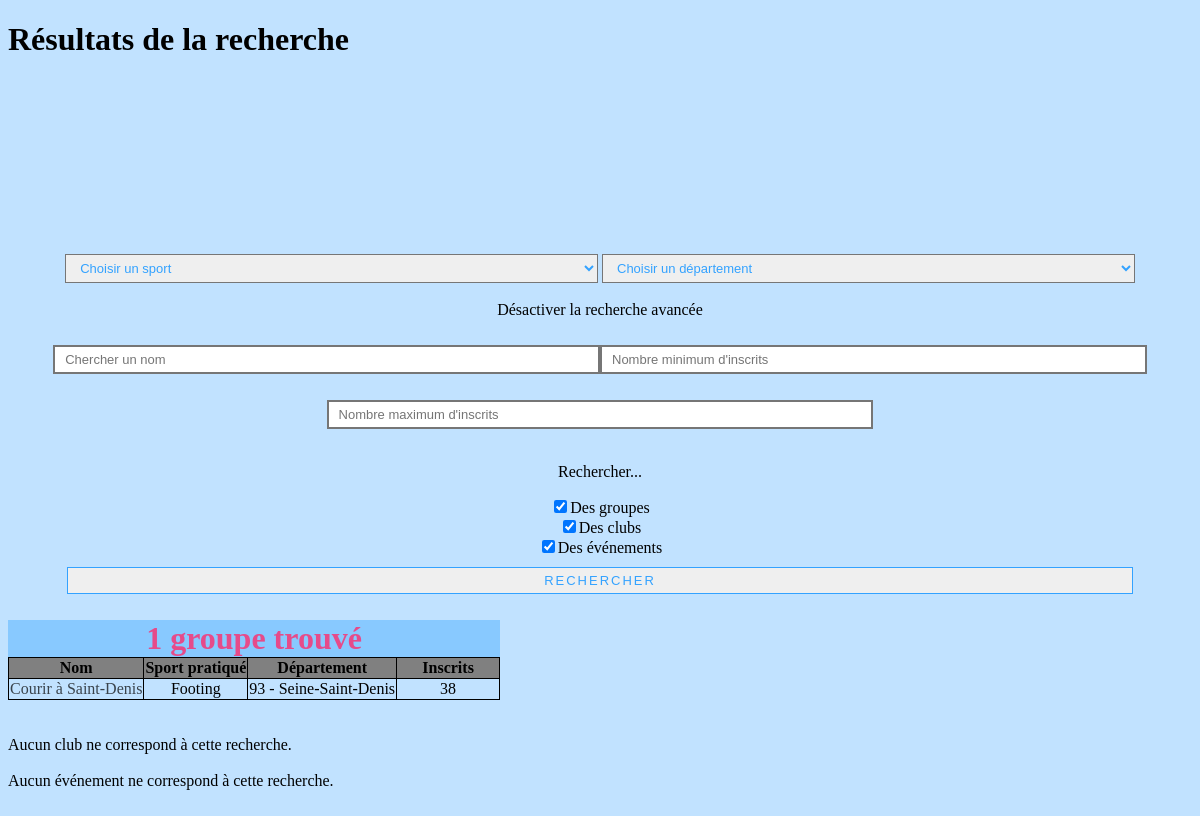
/resultats_recherche.php?sport=Footing, run on the app's committed database.
### tables this page shows
CREATE TABLE IF NOT EXISTS `groupe` (
  `id` int(11) NOT NULL AUTO_INCREMENT,
  `nom` varchar(80) NOT NULL,
  `description` text NOT NULL,
  `sport` varchar(80) NOT NULL,
  `statut` varchar(6) NOT NULL,
  `departement` varchar(80) NOT NULL,
  `image` text NOT NULL,
  `inscrits` int(11) NOT NULL,
  `membres_max` int(11) NOT NULL,
  PRIMARY KEY (`id`),
  KEY `id` (`id`)
);

### liste_departements.php (the view, shortened to what this page needs)
<select name="departement" class="critere">
	<option value="">Choisir un département</option>
</select>

### resultats_recherche.php (shortened to what this page needs)
<!DOCTYPE html>
<?php include('bdd.php') ?>
<html>
    <head>
        <link rel="stylesheet" href="Accueil.css">
    </head>
    <body>
    	<h1>Résultats de la recherche</h1></br></br>
    	<?php
            include('search.php');
            if (isset($_GET['sport'])) {
                $sport=$_GET['sport'];
                $departement='';
                $nom='';
                $min='';
                $max='';
            }
            if (isset($sport)) {
                for ($i=0; $i<=2; $i++) {
                    if (isset($_POST[$table[$i]]) or isset($_GET['sport'])) {
                        if (empty($min)) {$min=0;}
                        if (empty($max)) {$max=1000000;}
                        $pre_requete = ' FROM ' . $table[$i] . ' WHERE sport LIKE :sport AND departement LIKE :departement AND nom LIKE :nom AND inscrits >= :min AND inscrits <= :max ORDER BY nom';
                        $pre_array = array(
                            'sport' => '%' . $sport . '%',
                            'departement' => '%' . $departement . '%',
                            'nom' => '%' . $nom . '%',
                            'min' => $min,
                            'max' => $max
                        );
                        $reponse = $bdd->prepare('SELECT *' . $pre_requete);
                        $nb_resultats = $bdd->prepare('SELECT COUNT(*) AS nb_resultats' . $pre_requete);
                        $reponse->execute($pre_array);
                        $nb_resultats->execute($pre_array);
                        $donnees = $nb_resultats->fetch();
                        if ($donnees['nb_resultats']!=0) {
                            echo '<table><caption>' . $donnees['nb_resultats'] . ' ' . $nom_table[$i];
                            if ($donnees['nb_resultats']==1) {echo ' trouvé';}
                            else {echo 's trouvés';}
                            echo '</caption>
                            <tr>
                                <th>Nom</th>
                                <th>Sport pratiqué</th>
                                <th>Département</th>
                                <th>Inscrits</th>
                            </tr>';
                            while ($donnees = $reponse->fetch()) {
                                echo '<tr>'
                                    . '<td><a href="' . $nom_table[$i] . '.php?id=' . $donnees['id'] . '">' . $donnees['nom'] . '</a></td>'
                                    . '<td>' . $donnees['sport'] . '</td>'
                                    . '<td>' . $donnees['departement'] . '</td>'
                                    . '<td>' . $donnees['inscrits'] . '</td>'
                                . '</tr>';
                            }
                            echo '</table><br/><br/>';
                        }
                        else {echo 'Aucun ' . $nom_table[$i] . ' ne correspond à cette recherche.<br/><br/>';}
                    }
                }
            }
        ?>
    </body>
</html>

### Accueil.css (style rules this page uses)
table { border-collapse: collapse; }
caption { font-size : 2em; font-weight : bold; background-color : rgba(51,162,255,0.4); color : rgba(241,61,125,0.9); }
th { background-color : gray; }
td, th { border: 1px solid black; min-width: 100px; text-align: center; }
table a { color: black; }
body { background-color:rgba(51,162,255,0.3); }
a { text-decoration: none; opacity : 0.7; color : rgb(241,61,125); }
.critere { width : 45%; padding: 5px 0px 5px 10px; margin-top: 2em; border-style: solid; font-size: 13px; color: rgb(51,162,255); }

### data on the page
groupe: nom "Courir à Saint-Denis", sport "Footing", departement "93 - Seine-Saint-Denis", inscrits "38"

### other printed values
$nom_table[$i] "groupe"
$nom_table[$i] "club"
$nom_table[$i] "événement"
$donnees['nb_resultats'] "1"
